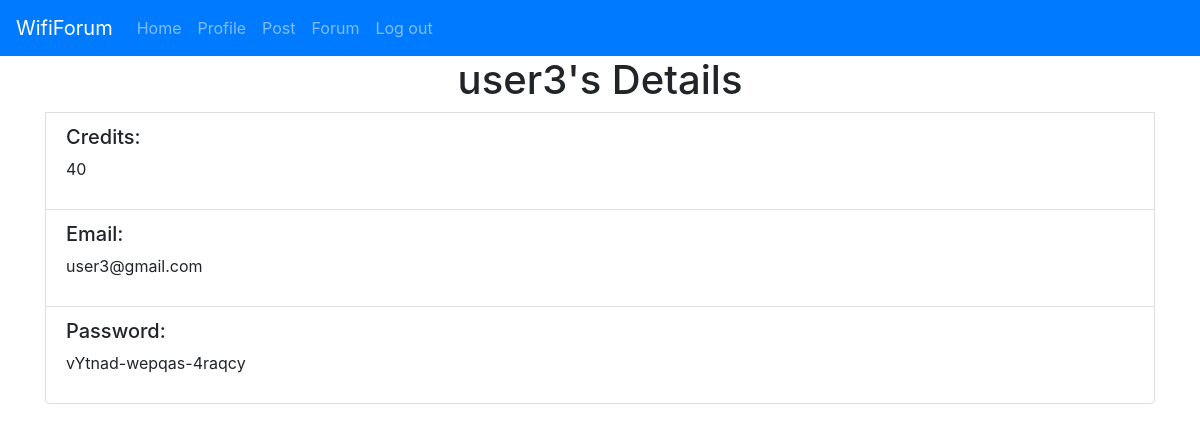
The page /profile (signed in) on the database its author committed.
### website/models.py (models this page shows)
class User(db.Model, UserMixin):
    id = db.Column(db.Integer, primary_key=True)
    email = db.Column(db.String(150), unique=True)
    password = db.Column(db.String(150))
    username = db.Column(db.String(150), unique=True)
    credit = db.Column(db.Integer)
    posts = db.relationship('Post')

### website/views.py (the view)
@view.route('/profile', methods=['GET'])
@login_required
def profile():
    return render_template('profile.html', user=current_user)

### website/__init__.py (called while the page is built)
def create_app():
    app = Flask(__name__)
    app.config['SECRET_KEY'] = 'abc' #Dit zorgt voor een encryptie van de data cookies en sessie data, je kan dit ook gwn disablen als het problemen veroorzaakt
    app.config['SQLALCHEMY_DATABASE_URI'] = f'sqlite:///{DB_NAME}'
    db.init_app(app)
    from .views import view
    from .auth import auth
    app.register_blueprint(view, url_prefix='/')
    app.register_blueprint(auth, url_prefix='/')
    from .models import User, Post
    create_database(app)
    login_manager = LoginManager()
    login_manager.login_view = 'auth.login'
    login_manager.init_app(app)
    @login_manager.user_loader
    def load_user(id):
        return User.query.get(int(id))
    return app

### website/templates/profile.html
{% extends "base.html" %} {% block title %}Profile{% endblock %}
{% block content %}
<h1 align="center">{{user.username}}'s Details</h1>
<div class="list-group-item">
    <h5>Credits:</h5> <p>{{ user.credit }}</p>
</div>
<div class="list-group-item">
    <h5>Email:</h5> <p>{{ user.email }}</p>
</div>
<div class="list-group-item">
    <h5>Password:</h5>
    <p>{{ user.password }}</p>
</div>
{% endblock %}

### rows shown on the page
User: username "user3", credit "40", email "user3@gmail.com", password "vYtnad-wepqas-4raqcy"
